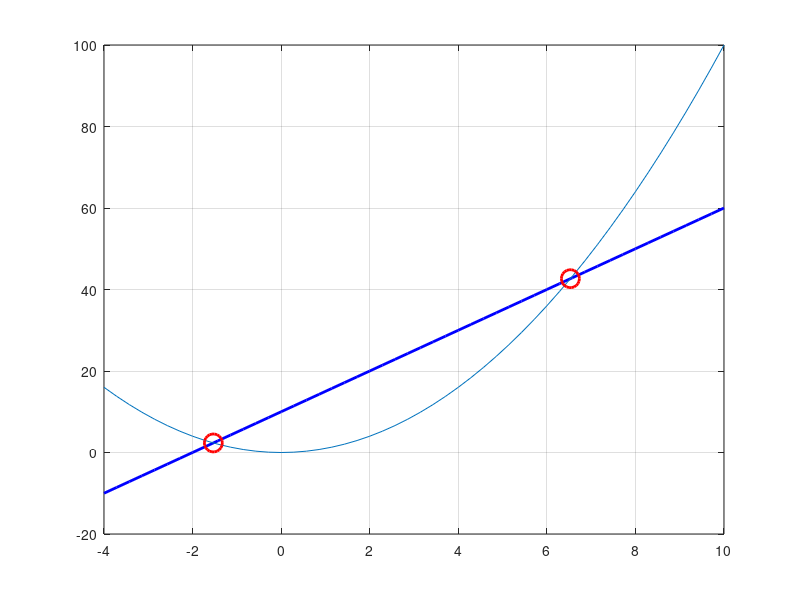

This chart was generated by the following MATLAB code:
a=5;
b=10;
x=linspace(-4,10,50);
y_1=a*x+b;
y_2=(x.^2);
for i=1:length(x)
      if(a*x+b==(x.^2))
          printf(x)
    end
end
plot(x, y_1,'b-', 'LineWidth', 2);
hold on;
plot(x, y_2),'c-', 'LineWidth', 2;
grid on;
xRoots = roots([1, -a, -b])
y1 = a * xRoots(1) + b;
y2 = a * xRoots(2) + b;
plot(xRoots, [y1, y2],'ro', 'LineWidth', 2, 'MarkerSize', 13);